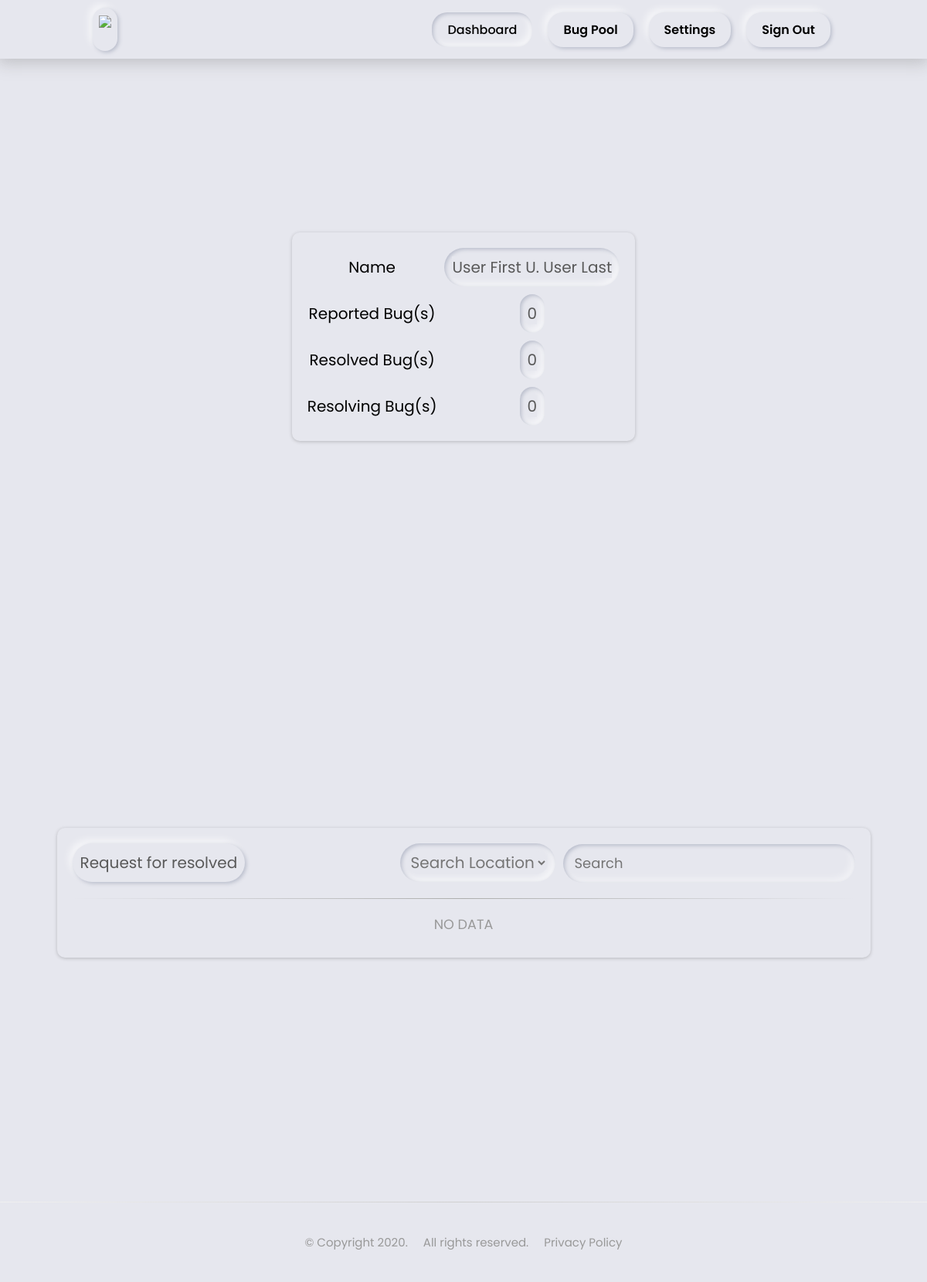
Page /index.php (signed in) on the committed database.
### tables this page shows
CREATE TABLE `users` (
  `id` int(11) NOT NULL,
  `username` varchar(64) NOT NULL,
  `password` varchar(64) NOT NULL,
  `privilege` int(11) NOT NULL,
  `firstname` varchar(64) NOT NULL,
  `middlename` varchar(64) NOT NULL,
  `lastname` varchar(64) NOT NULL,
  `repbug` int(11) NOT NULL,
  `resbug` int(11) NOT NULL,
  `rspdngbug` int(11) NOT NULL
);

### include/getReqResolved.php (the view, shortened to what this page needs)
<?php
    $result = mysqli_query($con, "SELECT * FROM users WHERE username='".$_SESSION['username']."'");
    $row = mysqli_fetch_assoc($result);
    $name = "<div class='neuL'><span>".$row['firstname']." ".$row['middlename'][0].". ".$row['lastname']."</span></div>";
    $repbug = "<div class='neuL'><span>".$row['repbug']."</span></div>";
    $resbug = "<div class='neuL'><span>".$row['resbug']."</span></div>";
    $inprogbug = "<div class='neuL'><span>".$row['rspdngbug']."</span></div>";
    $request = "<span class=\"NO_DATA\">NO DATA</span>";
?>

### css/styles.css (style rules this page uses)
* { margin:0; padding: 0; box-sizing: border-box; font-family: 'Poppins', sans-serif; background-color: #e6e7ee; word-break: break-word; }
.neuL { display: inline-block; color: #595959; padding: 10px; border-radius: 25px; box-shadow: inset 2px 2px 5px #babecc, inset -5px -5px 10px #ffffff99; overflow-wrap: break-word; word-wrap: break-word; hyphens: auto; }

### rows in the picture
users: firstname "User First", middlename "U", lastname "User Last", repbug "0", resbug "0", rspdngbug "0"
